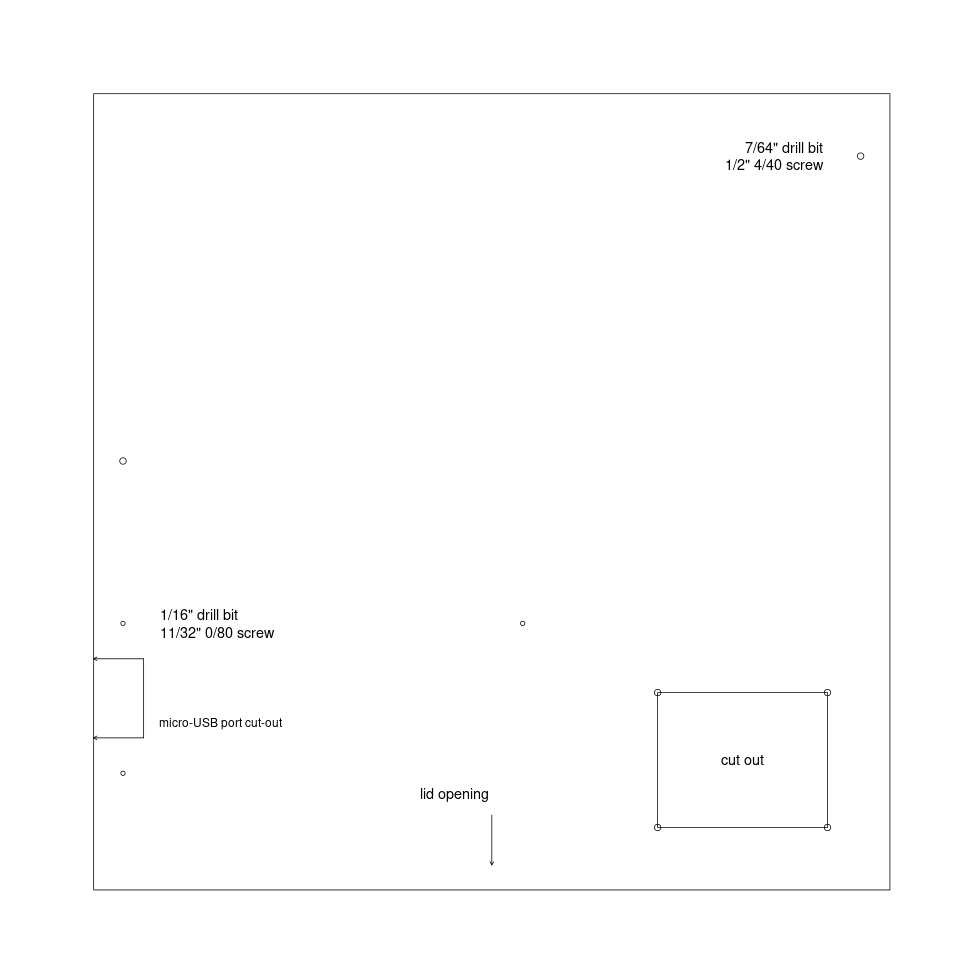

Here is the R script that generated this plot:
## layout for screws for CO2 monitor

# box is 3 3/16 x 3 3/16 (inches)
# lcd display screw holes are at 75mm x 31mm
# arduino nano every screw holes are at 40.64mm x 15.24mm
# micro-usb port is 0.3165" wide, centered on nano every
# senseair s8 opening is 0.68" wide x 0.54" wide

w <- (3 + 3/16)*1000
lmargin <- 750
tmargin <- 750

pdf("co2_monitor_layout.pdf", height=11, width=8.5)
par(bty="n", mar=rep(0,4), oma=rep(0,4))

plot(0,0,xlim=c(0,8500), ylim=c(11000,0), xaxs="i", yaxs="i",
     xaxt="n", yaxt="n", xlab="", ylab="", type="n")


make_layout <- function(lmargin, tmargin) {

    # box
    rect(lmargin, tmargin, w+lmargin, w+tmargin, col=NA, border="black")

    # screws for LCD display
    led_width <- (75/25.4)*1000
    left <- w/2 - led_width/2 + lmargin
    right <- w/2 + led_width/2 + lmargin
    top <- tmargin+ 250
    bottom <- top + (31/25.4)*1000

    points(c(left, right), c(bottom, top), cex=0.6)

    text(right-150, top, '7/64" drill bit\n1/2" 4/40 screw',
         cex=0.6, adj=c(1, 0.5))


    # screws for arduino
    arduino_width <- 4.064/2.54*1000
    arduino_height <- 1.524/2.54*1000
    top <- bottom + 650
    bottom <- top+arduino_height
    right <- left+arduino_width

    points(c(left, left, right), c(top, bottom, top), cex=0.4)

    text(left+150, top, '1/16" drill bit\n11/32" 0/80 screw',
         cex=0.6, adj=c(0, 0.5))

    # where to cut for the usb-mini port
    usb_height <- 316.5
    arduino_center <- top + arduino_height/2
    arrows(rep(lmargin+200,2), arduino_center+c(-1,1)*usb_height/2,
           rep(lmargin,2), arduino_center+c(-1,1)*usb_height/2, len=0.05)
    segments(lmargin+200, arduino_center-usb_height/2,
             lmargin+200, arduino_center+usb_height/2)
    text(lmargin+260, arduino_center+usb_height/2-60,
         "micro-USB port cut-out", cex=0.5, adj=c(0,0.5))

    # opening for senseair s8
    s8_width <- 680
    s8_height <- 540

    bottom <- tmargin + w - 250
    right <- lmargin + w - 250
    top <- bottom - s8_height
    left <- right - s8_width
    rect(left, top, right, bottom, col=NA, border="black")
    points(c(left, left, right, right), c(top, bottom, top, bottom), cex=0.6)
    text((left+right)/2, (top+bottom)/2, "cut out", cex=0.6)

    # arrow pointing to lid opening
    arrows(lmargin + w/2, tmargin+w-300, lmargin+w/2, tmargin+w-100, len=0.05)
    text(lmargin+w/2-150, tmargin+w-380, "lid opening", cex=0.6)

}

make_layout(lmargin, tmargin)

make_layout(lmargin, tmargin*4/3+w)

make_layout(lmargin*4/3+w, tmargin)

make_layout(lmargin*4/3+w, tmargin*4/3+w)



dev.off()


# create PNG for the README

png("co2_monitor_layout.png", height=(4250-750/2)/4, width=(4250-750/2)/4)
par(bty="n", mar=rep(0,4), oma=rep(0,4), cex=2)

plot(0,0,xlim=c(0,4250-750/2), ylim=c(4250-750/2,0), xaxs="i", yaxs="i",
     xaxt="n", yaxt="n", xlab="", ylab="", type="n")

make_layout(lmargin/2, tmargin/2)

dev.off()
